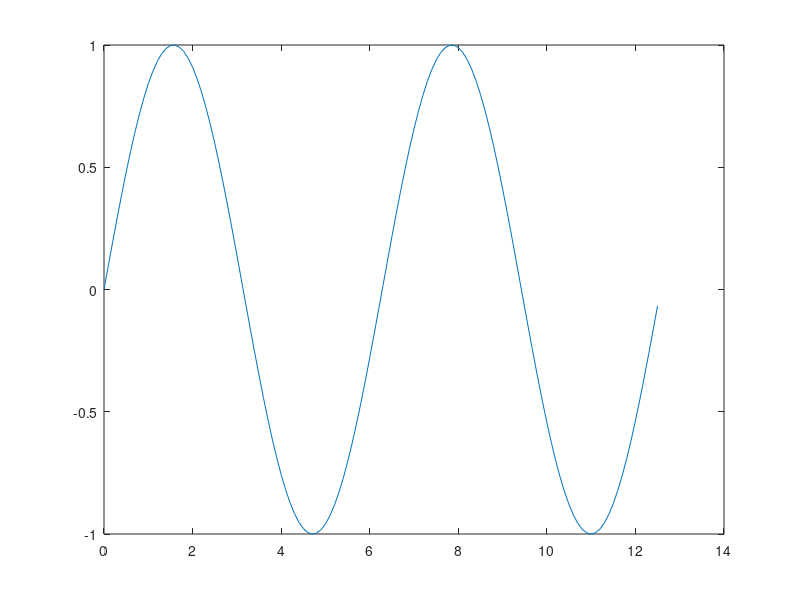

The MATLAB script that drew this image: (Note: this script raises an error after producing the figure.)
x = 0:.1:4*pi;
   plot(x,sin(x));
   addaxis(x,sin(x-pi/3));
   addaxis(x,sin(x-pi/2),[-2 5],'linewidth',2);
   addaxis(x,sin(x-pi/1.5),[-2 2],'v-','linewidth',2);
   addaxis(x,5.3*sin(x-pi/1.3),':','linewidth',2);
 
   addaxislabel(1,'one');
   addaxislabel(2,'two');
   addaxislabel(3,'three');
   addaxislabel(4,'four');
   addaxislabel(5,'five');
 
   addaxisplot(x,sin(x-pi/2.3)+2,3,'--','linewidth',2);
   addaxisplot(x,sin(x-pi/1),5,'--','linewidth',2);
 
   legend('one','two','three','four','five','three-2','five-2');
   